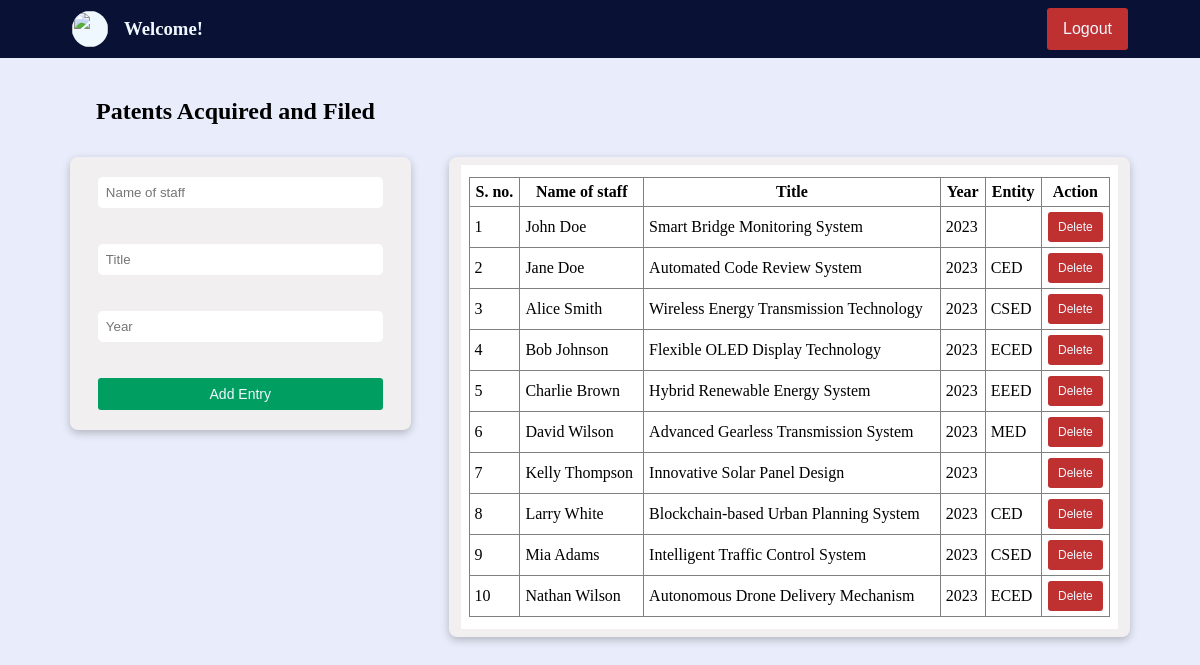
The app's page /forms/patents.php, older data.
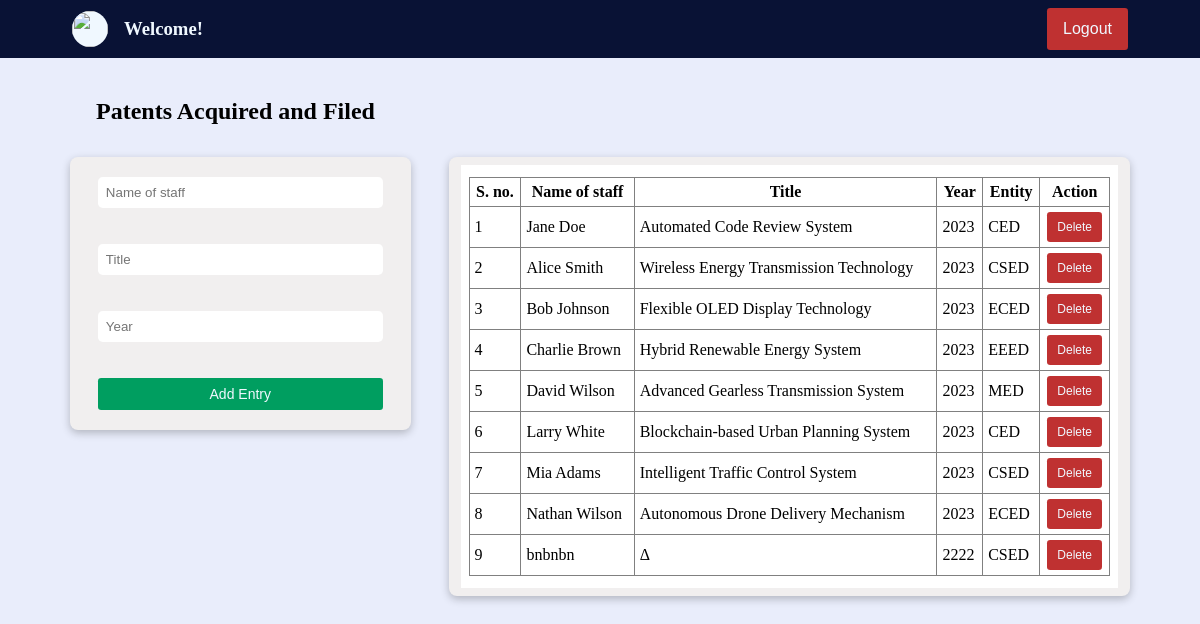
The same page, newer data.
### tables this page shows
CREATE TABLE `patents` (
  `staff` varchar(80) NOT NULL,
  `title` varchar(800) NOT NULL,
  `year` varchar(80) NOT NULL,
  `entity` varchar(120) NOT NULL
);

### forms/patents.php (the view, shortened to what this page needs)
<?php
if (empty($_SESSION['access_token'])) {
    $fname = "Welcome! ";
    $lname = $_GET["user"];
    $pic = "../asset/nitc_logo_icon.svg";
} else {
    $fname = $_SESSION["first_name"];
    $lname = $_SESSION['last_name'];
    $pic = $_SESSION['profile_picture'];
    $mail=$_SESSION['email_address'];
}
?>
<!DOCTYPE html>
<html>
<head>
    <link href="../styles/forms.css" type="text/css" rel="stylesheet">
</head>
<body>
    <div class="container">
        <?php
        echo '<div class="user_strip">
                <a href="../dashboard.php?user=' . $lname . '" class="user_to_dash">
                    <div class="user">
                        <img src="' . $pic . '" class="user_image" />
                        <h3>' . $fname . ' ' . $lname . '</h3>
                    </div>
                </a>
                <div class="logout_btn_holder">
                    <a href="../logout.php" class="">
                        <button class="logout_btn">Logout</button>
                    </a>
                </div  >
            </div>';
        ?>
        <div class="subcontainer">
            <h2>Patents Acquired and Filed</h2>
            <div class="content_container">
                <div class="left_container">
                    <div class="form_container">
                        <form id="myForm" action="" method="post" onsubmit="return validateForm();" class="form_field">
                            <input type="text" name="staff" placeholder="Name of staff" class="input-fields"><br><br>
                            <input type="text" name="title" placeholder="Title" class="input-fields"><br><br>
                            <input type="text" name="year" placeholder="Year" class="input-fields"><br><br>
                            <input type="submit" class="submit-button" value="Add Entry">
                        </form>
                    </div>
                </div>
                <div class="table_container">
                    <?php
                    $con = mysqli_connect('localhost', 'root', '', 'imsdemo');
                    $entity = $_GET["user"];
                    if ($entity == 'admin' || $entity == '')
                        $sql = "SELECT * FROM patents";
                    else
                        $sql = "SELECT * FROM patents where entity='$entity'";
                    $rs = mysqli_query($con, $sql);
                    echo '<div class="table_field">';
                    echo '
                <table border="1">
                <tr>
                    <th class="box">S. no.</th>
                    <th class="box">Name of staff</th>
                    <th class="box">Title</th>
                    <th class="box">Year</th>
                    <th class="box">Entity</th>
                    <th class="box">Action</th>
                </tr>';
                    $count = 1;
                    while ($row = mysqli_fetch_assoc($rs)) {
                        $staff = $row['staff'];
                        $title = $row['title'];
                        $year = $row['year'];
                        $dep = $row['entity'];
                        echo '<tr>
                    <td class="box sn">' . $count . '</td>
                    <td class="box name">' . $staff . '</td>
                    <td class="box title">' . $title . '</td>
                    <td class="box year">' . $year . '</td>
                    <td class="box entity">' . $dep . '</td>
                    <td class="box button_box btn"><button class="delete_btn" data-id="' . $title . '">Delete</button></td></tr>';
                        $count++;
                    }
                    echo '</table>
            </div>';
                    ?>
                </div>
            </div>
        </div>
    </div>
</body>
</html>

Row changes from the older to the newer data that the page shows:
removed patents: staff "John Doe", title "Smart Bridge Monitoring System", year "2023"
removed patents: staff "Kelly Thompson", title "Innovative Solar Panel Design", year "2023"
added patents: staff "bnbnbn", title "Δ", year "2222", entity "CSED"
